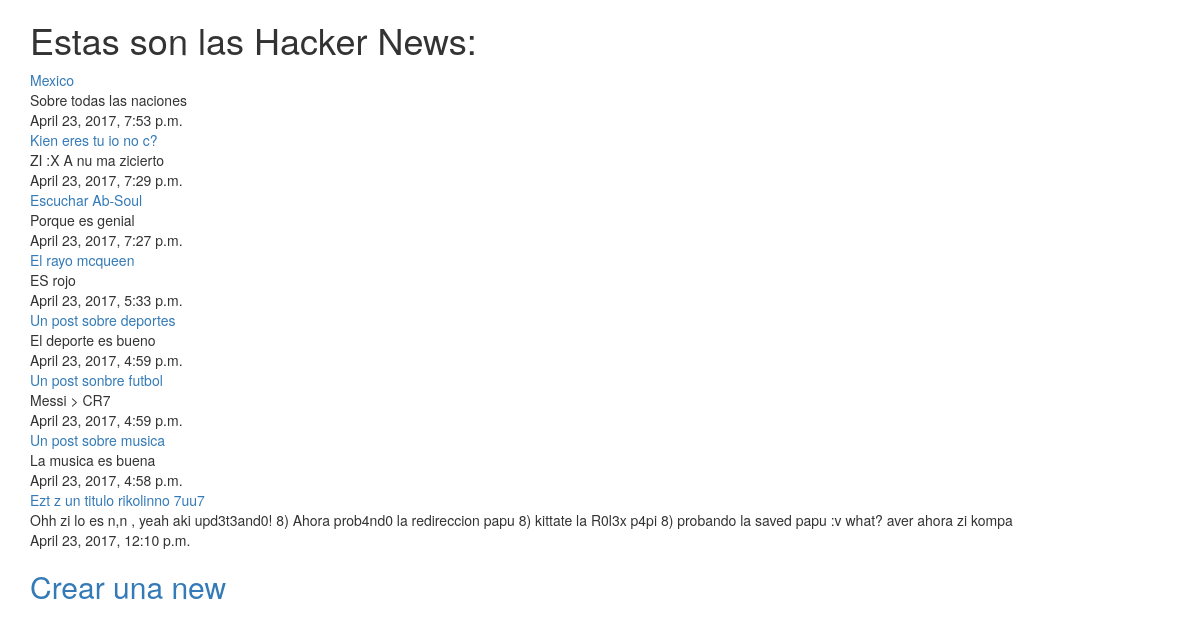
/posts/, run on the app's committed database.
### posts/models.py (models this page shows, shortened)
class Post(models.Model):
	title = models.CharField(max_length=120)
	content = models.TextField()
	updated = models.DateTimeField(auto_now=True,auto_now_add=False)
	timestamp = models.DateTimeField(auto_now=False,auto_now_add=True)
	def get_absolute_url(self):
		return reverse("posts:detail",kwargs={"id":self.id})

### posts/views.py (the view)
def post_list(request):
	queryset = Post.objects.all().order_by("-timestamp")
	context = {
		"title":"Lista de objetos",
		"object_list":queryset
	}
	return render(request,"post_list.html",context)

### templates/post_list.html
{% extends "base.html" %}
	{% block content %}
		<h1>Estas son las Hacker News:</h1>
		{% for obj in object_list %}
		<a href='{{obj.get_absolute_url}}'>{{obj.title}}</a></br>
		{{obj.content}}</br>
		{{obj.timestamp}}</br>
		{% endfor %}
		<h2><a href='{% url 'posts:create' %}'>Crear una new</a></br></h2>
	{% endblock content %}

### templates/base.html (shortened to what this page needs)
{%load staticfiles%}
<!DOCTYPE html>
<html>
<head>
	<link rel="stylesheet" type="text/css" href='{% static "css/base.css" %}'>
<link rel="stylesheet" href="https://maxcdn.bootstrapcdn.com/bootstrap/3.3.7/css/bootstrap.min.css">
<link rel="stylesheet" href="https://maxcdn.bootstrapcdn.com/bootstrap/3.3.7/css/bootstrap-theme.min.css">
</head>
<body>
<div class='container'>
	{% block content %}
	{% endblock content%}
</div>
</body>
</html>

### posts/static/css/base.css (style rules this page uses)
h1 { color: #777777; }

### data on the page
Post: title "Mexico", content "Sobre todas las naciones", timestamp "April 23, 2017, 7:53 p.m."
Post: title "Kien eres tu io no c?", content "ZI :X A nu ma zicierto", timestamp "April 23, 2017, 7:29 p.m."
Post: title "Escuchar Ab-Soul", content "Porque es genial", timestamp "April 23, 2017, 7:27 p.m."
Post: title "El rayo mcqueen", content "ES rojo", timestamp "April 23, 2017, 5:33 p.m."
Post: title "Un post sobre deportes", content "El deporte es bueno", timestamp "April 23, 2017, 4:59 p.m."
Post: title "Un post sonbre futbol", content "Messi > CR7", timestamp "April 23, 2017, 4:59 p.m."
Post: title "Un post sobre musica", content "La musica es buena", timestamp "April 23, 2017, 4:58 p.m."
Post: title "Ezt z un titulo rikolinno 7uu7", content "Ohh zi lo es n,n , yeah aki upd3t3and0! 8) Ahora prob4nd0 la redireccion papu 8) kittate la R0l3x p4pi 8) probando la saved papu :v what? aver ahora zi kompa", timestamp "April 23, 2017, 12:10 p.m."
